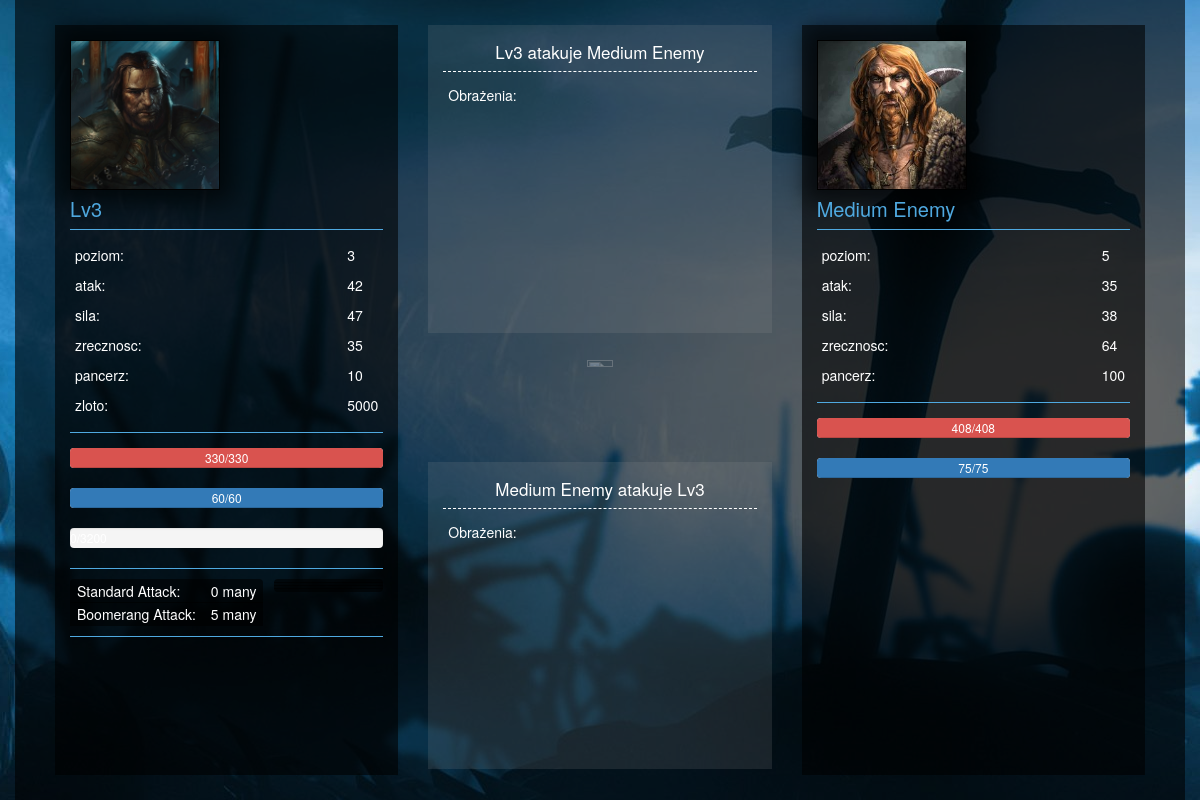
Page /player/2/arena/arenalevel/Medium Enemy on the earlier database version.
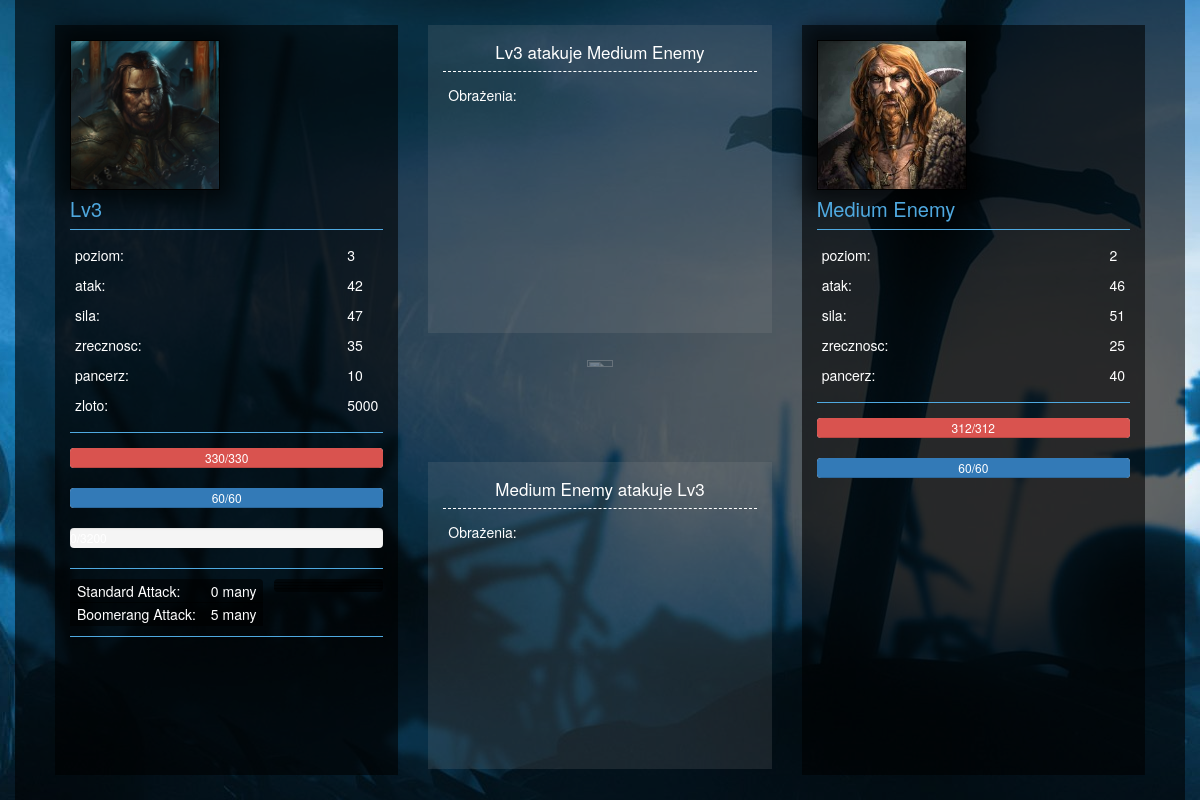
Same page on the later database version.
### project/models.py (models this page shows)
class Enemy(models.Model):
    name = models.CharField(max_length=15)
    level = models.IntegerField()
    strength = models.IntegerField()
    agility = models.IntegerField()
    maxhealth = models.IntegerField()
    health = models.IntegerField()
    attack = models.IntegerField()
    maxmana = models.IntegerField()
    mana = models.IntegerField()
    classname = models.ForeignKey(ClassName)
    armor = models.IntegerField()
    dot_damage = models.IntegerField()
    dot_rounds = models.IntegerField()
    def __unicode__(self):
        return self.name

### fight/views.py (the view)
# urls.py: url(r'^arenalevel/(?P<e>[A-Za-z\s]+)$', views.arenalevel),
def arenalevel(request, p, e):
    gamer = Player.objects.get(pk=p)
    if e == "Easy Enemy":
        e = Enemy.objects.get(name=e.name)
    elif e == "Medium Enemy":
        e = Enemy.objects.get(name='Medium Enemy')
    elif e == "Hard Enemy":
        e = Enemy.objects.get(name='Hard Enemy')
    elif e == "Easy Boss":
        e = Enemy.objects.get(name='Easy Boss')
    elif e == "Medium Boss":
        e = Enemy.objects.get(name='Medium Boss')
    else:
        e = Enemy.objects.get(name='Hard Boss')
    AttackLog.objects.all().delete()
    return render(request, 'fight/arenalevel.html', {
        'p': gamer,
        'e': e,
        'health': gamer.health * 100 / gamer.maxhealth,
        'mana': gamer.mana * 100 / gamer.maxmana,
        'armor': ArmorItem.objects.get(name=gamer.armorid).value,
        'attack': Attack.objects.all(),
        'log': AttackLog.objects.all(),
        'elixir': Elixir.objects.all(),
    })

### project/models.py (called while the page is built)
    def __unicode__(self):
        return self.name

    def __unicode__(self):
        return self.name

    def __unicode__(self):
        return self.name

### templates/fight/arenalevel.html (shortened to what this page needs)
{% extends "layout.html" %}
{% block content %}
    <div class="col-md-4">
        <div class="bg_player" style="padding: 15px;">
            <div id="ref_player">
                {% include 'fight/partial_view_player.html'%}
            </div>
        </div>
    </div>
    <div class="col-md-4" id="ref_consol">
        {% include 'fight/partial_view_console_log.html' with player=p enemy=e%}
    </div>
    <div class="col-md-4">
        <div class="bg_player" id="ref_enemy" style="padding: 15px;">
            {% include 'fight/partial_view_enemy.html'%}
        </div>
    </div>
{% endblock %}

### templates/fight/partial_view_console_log.html (shortened to what this page needs)
{% load staticfiles %}
    <div id="console-player" class="console_log">
        <div class="console_log_title">
            <div style="text-align: center;">
                {{player}} atakuje {{enemy}}
            </div>
        </div>
        <div class="console_log_info">
            <div class="column_left">
                <p>Obrażenia:</p>
            </div>
        </div>
    </div>
    <div style="margin: 27px; text-align: center; opacity:0.3;">
        <img src="{% static 'css/content/sword.png' %}" height="10%", width="30%">
    </div>
    <div id="console-enemy" class="console_log">
        <div class="console_log_title">
            <div style="text-align: center;">
                {{enemy}} atakuje {{player}}
            </div>
        </div>
        <div class="console_log_info">
            <div class="column_left">
                <p>Obrażenia:</p>
            </div>
        </div>
    </div>

### templates/fight/partial_view_enemy.html (shortened to what this page needs)
{% load staticfiles %}
    <div class="player_portrait">
        {%if e.classname|stringformat:"s"  == "Warrior"%}
            <img src="{% static 'css/content/warrior.jpg' %}" height="100%", width="100%">
        {%elif e.classname|stringformat:"s"  == "Thief"%}
            <img src="{% static 'css/content/thief.jpg' %}" height="100%", width="100%">
        {%elif e.classname|stringformat:"s"  == "Tankozord"%}
            <img src="{% static 'css/content/tank.jpg' %}" height="100%", width="100%">
        {% endif %}
    </div>
    <div class="player_name">
        {{e.name}}
    </div>
    <div class="player_stats">
        <div class="column_left">
            <p>poziom:</p>
            <p>atak:</p>
            <p>sila:</p>
            <p>zrecznosc:</p>
            <p>pancerz:</p>
        </div>
        <div class="column_right">
            <p>{{e.level}}</p>
            <p>{{e.attack}}</p>
            <p>{{e.strength}}</p>
            <p>{{e.agility}}</p>
            <p>{{e.armor}}</p>
        </div>
    </div>
    <div class="progress">
        <div id="enemy-health" class="progress-bar progress-bar-danger" role="progressbar" aria-valuenow="100" aria-valuemin="0" aria-valuemax="100" style="width: 100%;">
            {{e.health}}/{{e.maxhealth}}
        </div>
    </div>
    <div class="progress">
        <div id="enemy-mana" class="progress-bar"  role="progressbar" aria-valuenow="100" aria-valuemin="0" aria-valuemax="100" style="width: 100%">
            {{e.mana}}/{{e.maxmana}}
        </div>
    </div>

Differences in the rows shown:
changed Enemy "Medium Enemy": level "5" → "2"; attack "35" → "46"; strength "38" → "51"; agility "64" → "25"; armor "100" → "40"; health "408" → "312"; maxhealth "408" → "312"; mana "75" → "60"; maxmana "75" → "60"
